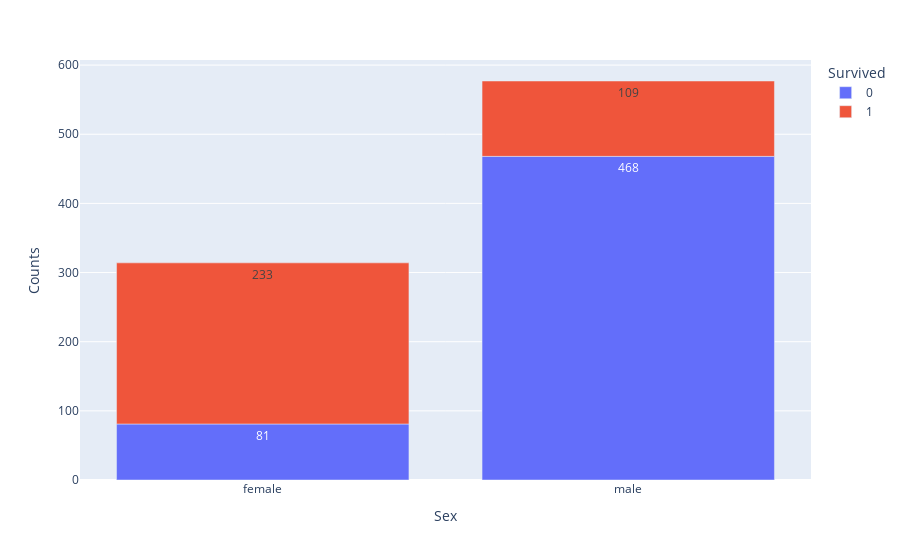

The notebook cell this image was saved under:
### Code cell
px.bar(df_sex_surv, x='Sex', y='Counts', color='Survived', text_auto=True)

### Figure 1 — Plotly figure (JSON) as saved in the notebook; plotly's stock layout.template omitted (floating-point values rounded to 4 significant figures)
{"data": [{"alignmentgroup": "True", "hovertemplate": "Survived=0<br>Sex=%{x}<br>Counts=%{y}<extra></extra>", "legendgroup": "0", "marker": {"color": "#636efa", "pattern": {"shape": ""}}, "name": "0", "offsetgroup": "0", "orientation": "v", "showlegend": true, "textposition": "auto", "texttemplate": "%{y}", "type": "bar", "x": ["female", "male"], "xaxis": "x", "y": [81, 468], "yaxis": "y"}, {"alignmentgroup": "True", "hovertemplate": "Survived=1<br>Sex=%{x}<br>Counts=%{y}<extra></extra>", "legendgroup": "1", "marker": {"color": "#EF553B", "pattern": {"shape": ""}}, "name": "1", "offsetgroup": "1", "orientation": "v", "showlegend": true, "textposition": "auto", "texttemplate": "%{y}", "type": "bar", "x": ["female", "male"], "xaxis": "x", "y": [233, 109], "yaxis": "y"}], "layout": {"barmode": "relative", "legend": {"title": {"text": "Survived"}, "tracegroupgap": 0}, "margin": {"t": 60}, "xaxis": {"anchor": "y", "domain": [0, 1], "title": {"text": "Sex"}}, "yaxis": {"anchor": "x", "domain": [0, 1], "title": {"text": "Counts"}}}}
